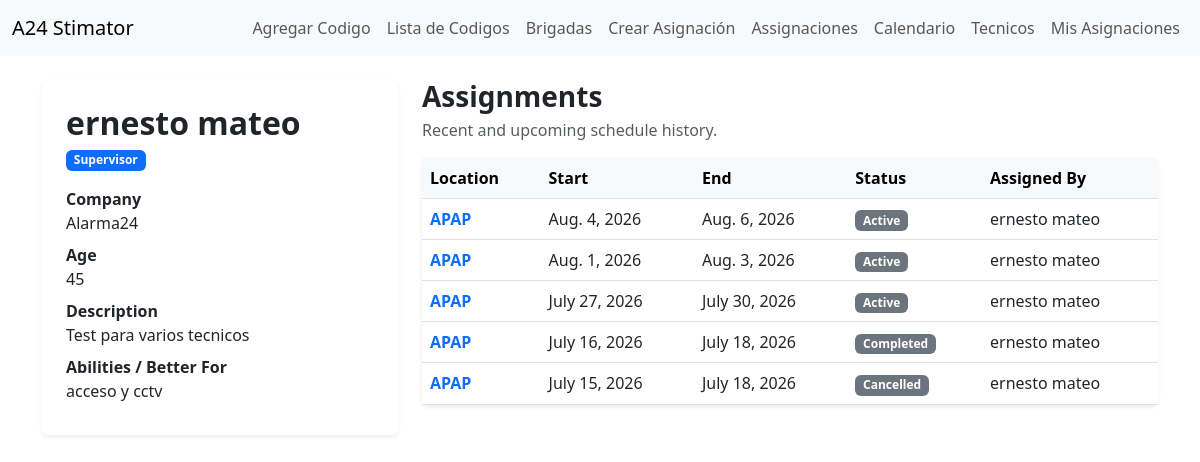
The page /work-tracking/profiles/3/ (signed in) on the database its author committed.
### work_tracking/models.py (models this page shows, shortened)
class UserProfile(models.Model):
    ROLE_MANAGEMENT = 'management'
    ROLE_SUPERVISOR = 'supervisor'
    ROLE_TECHNICIAN = 'technician'
    ROLE_CHOICES = [
        (ROLE_MANAGEMENT, 'Management'),
        (ROLE_SUPERVISOR, 'Supervisor'),
        (ROLE_TECHNICIAN, 'Technician'),
    ]
    user = models.OneToOneField(User, on_delete=models.CASCADE, related_name='profile')
    role = models.CharField(max_length=20, choices=ROLE_CHOICES, default=ROLE_TECHNICIAN)
    age = models.PositiveIntegerField(null=True, blank=True)
    company = models.CharField(max_length=150, null=True, blank=True)
    description = models.TextField(null=True, blank=True)
    abilities = models.TextField(null=True, blank=True)
    created_by = models.ForeignKey(User, on_delete=models.PROTECT, null=True, blank=True,
                                   related_name='created_worker_profiles')
    created_at = models.DateTimeField(auto_now_add=True)
    def is_management(self):
        return self.role == self.ROLE_MANAGEMENT

class TechnicianAssigment(models.Model):
    STATUS_ACTIVE = 'active'
    STATUS_CANCELLED = 'cancelled'
    STATUS_COMPLETED = 'completed'
    STATUS_CHOICES = [
        (STATUS_ACTIVE, 'Active'),
        (STATUS_CANCELLED, 'Cancelled'),
        (STATUS_COMPLETED, 'Completed'),
    ]
    workers = models.ManyToManyField(User, through='AssignmentMember', related_name='work_assignments')
    assigned_by = models.ForeignKey(User, on_delete=models.PROTECT, related_name='created_technician_assigments')
    location = models.CharField(max_length=255)
    work_description = models.TextField(blank=True, null=True)
    start_date = models.DateField()
    end_date = models.DateField()
    status = models.CharField(max_length=20, choices=STATUS_CHOICES, default=STATUS_ACTIVE)
    created_at = models.DateTimeField(auto_now_add=True)

### work_tracking/views.py (the view)
@login_required(login_url="login")
def worker_profile_detail_view(request, profile_id):
    profile = get_object_or_404(
        UserProfile.objects.select_related("user", "created_by"),
        id=profile_id
    )
    if not hasattr(request.user,"profile"):
        messages.error(request, "Your User does not have a worker profile")
        return redirect("my_schedule")
    is_own_profile = profile.user == request.user
    can_view_all_profiles = (
        request.user.profile.is_management()
        or request.user.profile.is_supervisor()
    )
    if not is_own_profile and not can_view_all_profiles:
        messages.error(request, "You do not have permission to view this profiles.")
        return redirect("my_schedule")
    assignments = TechnicianAssigment.objects.filter(
        workers = profile.user,
    ).select_related("assigned_by").prefetch_related("workers",).order_by("-start_date")
    return render(
        request,
        "work_tracking/worker_profile_detail.html",
        {
            "profile": profile,
            "assignments": assignments,
        },
    )

### work_tracking/templates/work_tracking/worker_profile_detail.html (shortened to what this page needs)
{% extends 'html/layout.html' %}
{% block content %}
<div class="row">
    <div class="col-lg-4 mb-4">
        <div class="card border-0 shadow-sm">
            <div class="card-body p-4">
                <h2 class="fw-bold mb-1">
                    {{ profile.user.get_full_name|default:profile.user.username }}
                </h2>
                <span class="badge bg-primary mb-3">
                    {{ profile.get_role_display }}
                </span>
                <dl class="mb-0">
                    <dt>Company</dt>
                    <dd>{{ profile.company|default:"-" }}</dd>
                    <dt>Age</dt>
                    <dd>{{ profile.age|default:"-" }}</dd>
                    <dt>Description</dt>
                    <dd>{{ profile.description|default:"-" }}</dd>
                    <dt>Abilities / Better For</dt>
                    <dd>{{ profile.abilities|default:"-" }}</dd>
                </dl>
            </div>
        </div>
    </div>
    <div class="col-lg-8">
        <div class="d-flex justify-content-between align-items-center mb-3">
            <div>
                <h3 class="fw-bold mb-1">Assignments</h3>
                <p class="text-muted mb-0">Recent and upcoming schedule history.</p>
            </div>
        </div>
        {% if assignments %}
            <div class="card border-0 shadow-sm">
                <div class="table-responsive">
                    <table class="table table-hover align-middle mb-0">
                        <thead class="table-light">
                            <tr>
                                <th>Location</th>
                                <th>Start</th>
                                <th>End</th>
                                <th>Status</th>
                                <th>Assigned By</th>
                            </tr>
                        </thead>
                        <tbody>
                            {% for assignment in assignments %}
                                <tr>
                                    <td>
                                        <a href="{% url 'assignment_detail' assignment.id %}" class="text-decoration-none fw-semibold">
                                            {{ assignment.location }}
                                        </a>
                                    </td>
                                    <td>{{ assignment.start_date }}</td>
                                    <td>{{ assignment.end_date }}</td>
                                    <td>
                                        <span class="badge bg-secondary">
                                            {{ assignment.get_status_display }}
                                        </span>
                                    </td>
                                    <td>
                                        {{ assignment.assigned_by.get_full_name|default:assignment.assigned_by.username }}
                                    </td>
                                </tr>
                            {% endfor %}
                        </tbody>
                    </table>
                </div>
            </div>
        {% else %}
            <div class="alert alert-info">
                No assignments found for this worker.
            </div>
        {% endif %}
    </div>
</div>
{% endblock %}

### rows shown on the page
UserProfile: user.get_full_name "ernesto mateo", role "Supervisor", company "Alarma24", age "45", description "Test para varios tecnicos", abilities "acceso y cctv"
TechnicianAssigment: location "APAP", start_date "Aug. 4, 2026", end_date "Aug. 6, 2026", status "Active", assigned_by.get_full_name "ernesto mateo"
TechnicianAssigment: location "APAP", start_date "Aug. 1, 2026", end_date "Aug. 3, 2026", status "Active", assigned_by.get_full_name "ernesto mateo"
TechnicianAssigment: location "APAP", start_date "July 27, 2026", end_date "July 30, 2026", status "Active", assigned_by.get_full_name "ernesto mateo"
TechnicianAssigment: location "APAP", start_date "July 16, 2026", end_date "July 18, 2026", status "Completed", assigned_by.get_full_name "ernesto mateo"
TechnicianAssigment: location "APAP", start_date "July 15, 2026", end_date "July 18, 2026", status "Cancelled", assigned_by.get_full_name "ernesto mateo"
